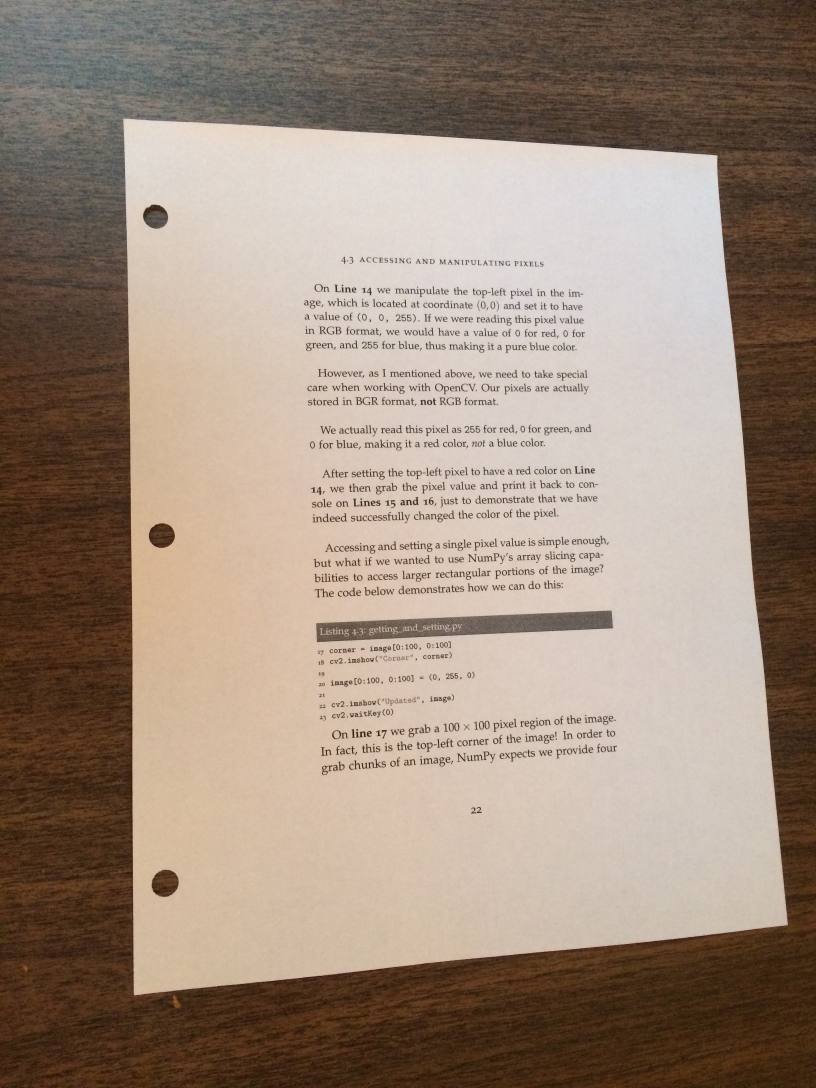
#> input picture 2.image_warp/oriImgs/page.jpg, 2448 x 3264 px (shown at 1/3 size)
$ python image_warp.py
#> lines starting #> are read from the running program, lines starting #| are printed output that depends on the picture; after the words box and inside, x2 and y2 are one past the last pixel; in counts of white or black regions, pixels touching at a corner belong together
import cv2
import numpy as np

def cv_show(name, img):
    cv2.imshow(name, img)
    cv2.waitKey(0)
    cv2.destroyAllWindows()

def resizeImg(image, width = None, height = None, inter = cv2.INTER_AREA):
    dim = None
    (h, w) = image.shape[:2]
    if width is None and height is None:
        return image
    if width is None:
        r = height / float(h)
        dim = (int(w * r), height)
    else:
        r = width / float(w)
        dim = (width, int(h * r))
    resized = cv2.resize(image, dim, interpolation = inter)

    return resized

def getVertices(box):
    rect = np.zeros((4, 2), dtype = "float32")

    # 按顺序找到对应坐标0123分别是 左上，右上，右下，左下
    s = box.sum(axis = 1)  # 按照y轴计算和，也就是就算坐标x和y的和
    rect[0] = box[np.argmin(s)]
    rect[2] = box[np.argmax(s)]

    d = np.diff(box, axis = 1)  # 按照y轴计算差，也就是计算坐标x和y的差
    rect[1] = box[np.argmin(d)]
    rect[3] = box[np.argmax(d)]

    return rect

docImg = cv2.imread('./oriImgs/page.jpg')
#> docImg is the input picture: shape (3264, 2448, 3); mean B, G, R 123.7, 138.6, 156.7
ratio = docImg.shape[0] / 500.0
#> ratio = 6.53
docImg = resizeImg(docImg, height = 500)
#> in resizeImg, `resized = cv2.resize(image, dim, interpolation = inter)`:
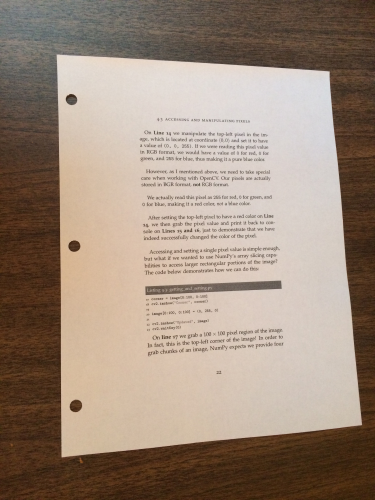
#> resized: shape (500, 375, 3); mean B, G, R 123.7, 138.6, 156.7
cv_show('docImg', docImg)

docGray = cv2.cvtColor(docImg, cv2.COLOR_BGR2GRAY)
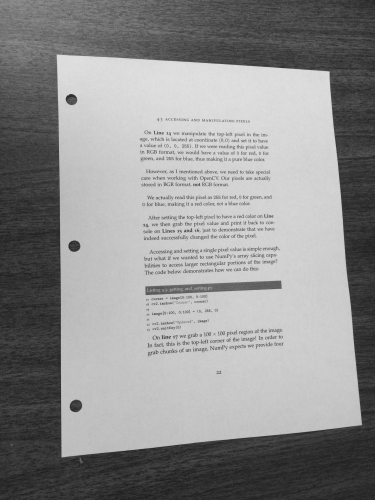
#> docGray: shape (500, 375); min 28, max 225, mean 142.4
cv_show('docImg', docGray)

docBlur = cv2.GaussianBlur(docGray, (5, 5), 0)
cv_show('docBlur', docBlur)
# canny边缘检测前先用高斯滤波去掉噪声
docEdge = cv2.Canny(docBlur, 75, 200)
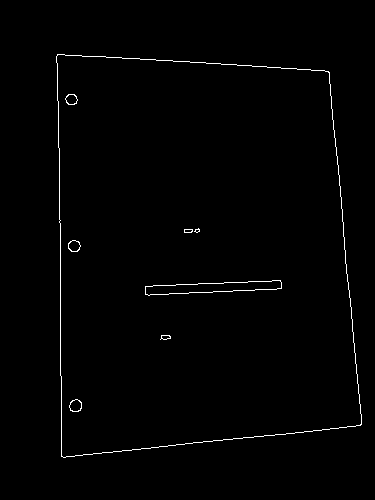
#> docEdge: shape (500, 375); 0.96% white in thin lines or dots, all inside (x1, y1, x2, y2) = (56, 54, 362, 458)
cv_show('docEdge', docEdge)

docCnts = cv2.findContours(docEdge.copy(), cv2.RETR_LIST, cv2.CHAIN_APPROX_SIMPLE)[0]
#> docCnts = 16 contours, 2 with area under 20; largest, box (x1, y1, x2, y2) and area: (56, 54, 362, 458) 108281, (56, 54, 362, 458) 108277, (145, 280, 282, 296) 1154, (145, 280, 282, 296) 1152, (69, 399, 82, 412) 118
docCnts = sorted(docCnts, key = cv2.contourArea, reverse = True)[:5]
#> docCnts = 5 contours; box (x1, y1, x2, y2) and area: (56, 54, 362, 458) 108281, (56, 54, 362, 458) 108277, (145, 280, 282, 296) 1154, (145, 280, 282, 296) 1152, (69, 399, 82, 412) 118

for c in docCnts:
    # 计算轮廓周长
    peri = cv2.arcLength(c, True)
    # epsilon = 0.02 * peri，表示轮廓近似阈值
    # True表示封闭的
    approx = cv2.approxPolyDP(c, 0.02 * peri, True)

    # 4个点的时候就拿出来
    if len(approx) == 4:
        screenCnts = approx
        break
#> this loop made 1 pass
#> (peri, screenCnts) on pass 1: (1364.1, [[57, 54], [61, 456], [360, 425], [329, 72]])

docOtl = docImg.copy()
cv2.drawContours(docOtl, [screenCnts], -1, (0, 255, 0), 2)
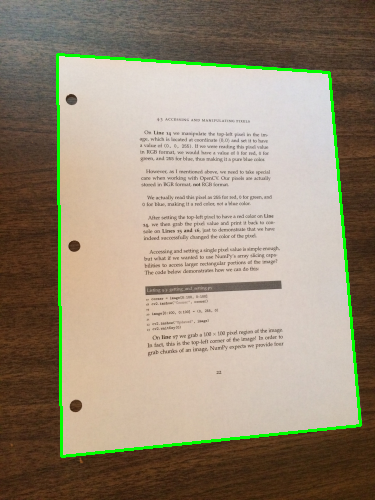
#> docOtl: shape (500, 375, 3); 2.12% of pixels changed, all inside (x1, y1, x2, y2) = (56, 53, 362, 458)
cv_show('docOtl', docOtl)

screenCnts = screenCnts.reshape(4, 2)  # 轮廓坐标点其实也是按照左上、右上、右下和左下的顺序
rect = getVertices(screenCnts)  # 得到轮廓顶点
#> in getVertices, `s = box.sum(axis = 1)`: s = [111, 517, 785, 401]
#> in getVertices, `d = np.diff(box, axis = 1)`: d = [-3, 395, 65, -257]
#> rect = [[57, 54], [329, 72], [360, 425], [61, 456]]

# 计算输入的w和h值
(tl, tr, br, bl) = rect
#> tl = [57, 54]; tr = [329, 72]; br = [360, 425]; bl = [61, 456]

widthA = np.sqrt(((br[0] - bl[0]) ** 2) + ((br[1] - bl[1]) ** 2))
#> widthA = 300.6
widthB = np.sqrt(((tr[0] - tl[0]) ** 2) + ((tr[1] - tl[1]) ** 2))
#> widthB = 272.6
maxWidth = max(int(widthA), int(widthB))
#> maxWidth = 300

heightA = np.sqrt(((tr[0] - br[0]) ** 2) + ((tr[1] - br[1]) ** 2))
#> heightA = 354.4
heightB = np.sqrt(((tl[0] - bl[0]) ** 2) + ((tl[1] - bl[1]) ** 2))
#> heightB = 402
maxHeight = max(int(heightA), int(heightB))
#> maxHeight = 402

# 变换后对应坐标位置
dst = np.array([[0, 0],
                [maxWidth - 1, 0],
                [maxWidth - 1, maxHeight - 1],
                [0, maxHeight - 1]], dtype = "float32")
#> dst = [[0, 0], [299, 0], [299, 401], [0, 401]]

# 计算变换矩阵
M = cv2.getPerspectiveTransform(rect, dst)
#> M = [[0.965, -0.0096, -54.47], [-0.073, 1.1, -55.42], [-0.000437, 0.00029, 1]]

# 透视矫正
docWarp = cv2.warpPerspective(docImg, M, (maxWidth, maxHeight))
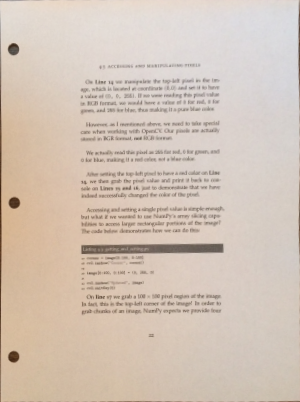
#> docWarp: shape (402, 300, 3); mean B, G, R 183.5, 196.2, 211.3

cv2.imwrite('./resImgs/warped.jpg', docWarp)

cv2.imshow('docImg', docImg)
cv2.imshow('docOtl', docOtl)
cv2.imshow('docWarp', docWarp)
cv2.waitKey(0)
cv2.destroyAllWindows()
